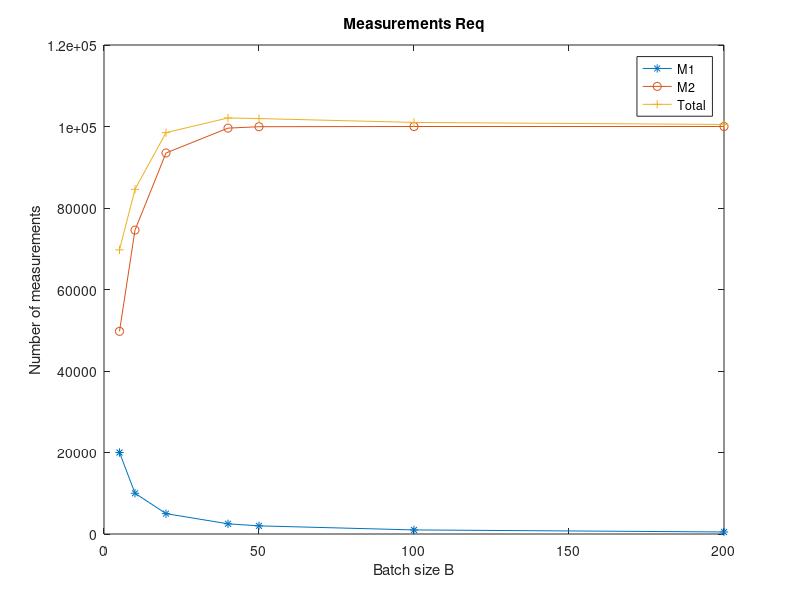
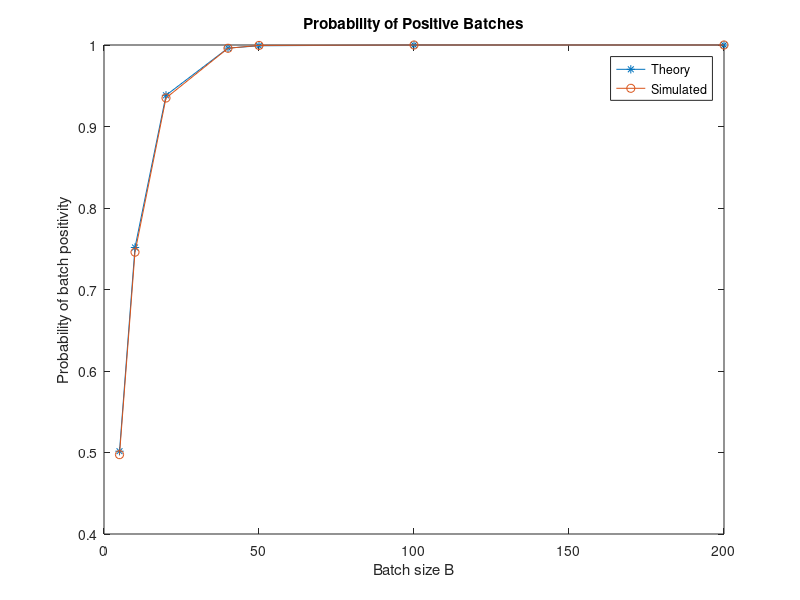

Source code (MATLAB) for these figures, in order: (Note: this script raises an error after producing the figures.)
clear all;
%load('project1_data.mat')
N=1e5; % number of coins
p=0.13; % prevalence
x=(rand(N,1)<p); % see explanation in text below
% printouts about properties of x
fprintf('Min(x) = %1d\n',min(x)); % prints 0
fprintf('Max(x) = %1d\n',max(x)); % prints 1
fprintf('Sum(x) = %6d\n',sum(x)); % prints number close to 1000
fprintf('Number ones = %6d\n',sum(x==1));
fprintf('Number zeros= %6d\n',sum(x==0));
%divide into B patches
B = [5,10,20,40,50,100,200];
number_of_patches(length(B)) = 0;

%Find theoretical probability of a batch needing to be tested
probabilities(length(B)) = 0;
for i = 1:length(probabilities)
   probabilities(i) = 1 - ((1-p)^B(i)); 
end

for b = 1:length(B)
    number_of_patches(b) = N/B(b);
end
first(:, : ) = reshape(x, B(1), number_of_patches(1));
second(:, : ) = reshape(x, B(2), number_of_patches(2));
third(:, : ) = reshape(x, B(3), number_of_patches(3));
forth(:, : ) = reshape(x, B(4), number_of_patches(4));
fifth(:, : ) = reshape(x, B(5), number_of_patches(5));
sixth(:, : ) = reshape(x, B(6), number_of_patches(6));
seventh(:,: ) = reshape(x, B(7), number_of_patches(7));
problems_in_first = any(first);
problems_in_second = any(second);
problems_in_third = any(third);
problems_in_forth = any(forth);
problems_in_fifth = any(fifth);
problems_in_sixth = any(sixth);
problems_in_seventh = any(seventh);
faulty_batches_1 = sum(problems_in_first);
faulty_batches_2 = sum(problems_in_second);
faulty_batches_3 = sum(problems_in_third);
faulty_batches_4 = sum(problems_in_forth);
faulty_batches_5 = sum(problems_in_fifth);
faulty_batches_6 = sum(problems_in_sixth);
faulty_batches_7 = sum(problems_in_seventh);
M2(b) = 0;
M2(1) = faulty_batches_1 * B(1);
M2(2) = faulty_batches_2 * B(2);
M2(3) = faulty_batches_3 * B(3);
M2(4) = faulty_batches_4 * B(4);
M2(5) = faulty_batches_5 * B(5);
M2(6) = faulty_batches_6 * B(6);
M2(7) = faulty_batches_7 * B(7);
M1(b) = 0;

numerical_prob(b) = 0;
numerical_prob(1) = faulty_batches_1 / number_of_patches(1);
numerical_prob(2) = faulty_batches_2 / number_of_patches(2);
numerical_prob(3) = faulty_batches_3 / number_of_patches(3);
numerical_prob(4) = faulty_batches_4 / number_of_patches(4);
numerical_prob(5) = faulty_batches_5 / number_of_patches(5);
numerical_prob(6) = faulty_batches_6 / number_of_patches(6);
numerical_prob(7) = faulty_batches_7 / number_of_patches(7);

for n = 1:b
    M1(n)=number_of_patches(n);
end
M3 = M1 +M2;
figure(1);
plot(B,M1,'*-',B,M2,'o-',B,M3,'+-');
xlabel('Batch size B');
ylabel('Number of measurements');
legend('M1','M2','Total');
title('Measurements Req')

figure(2);
plot(B,probabilities,'*-',B,numerical_prob,'o-');
xlabel('Batch size B');
ylabel('Probability of batch positivity');
legend('Theory','Simulated');
title('Probability of Positive Batches')

%part 2 Nonadaptive test

% go from 25 - 36
for n = 25:36
    fprintf("id = %d: ", n);
    non_adaptive(n) 
end

%nicholas number
non_adaptive(74)
%john number
non_adaptive(20)


function non_adaptive(id)
    load('project1_data.mat')
    y=squeeze(y_all(id,:)); % squeeze returns length-15 vector
    A=squeeze(A_all(id,:,:)); % returns 15x30 matrix
    A_list=squeeze(A_list_all(id,:,:)); % returns 30x3 matrix
    pool = ones(1,30);
    for n = 1:length(y)
        if y(n) == 0
            for m = 1:30
                if A(n,m) == 1
                    pool(m) = 0;
                end
            end
        end
    end
    fprintf('Special Indexes: ');
    for i = 1:30
        if pool(i) == 1
            fprintf('%d ',i);
        end
    end
    fprintf('\n');

end
